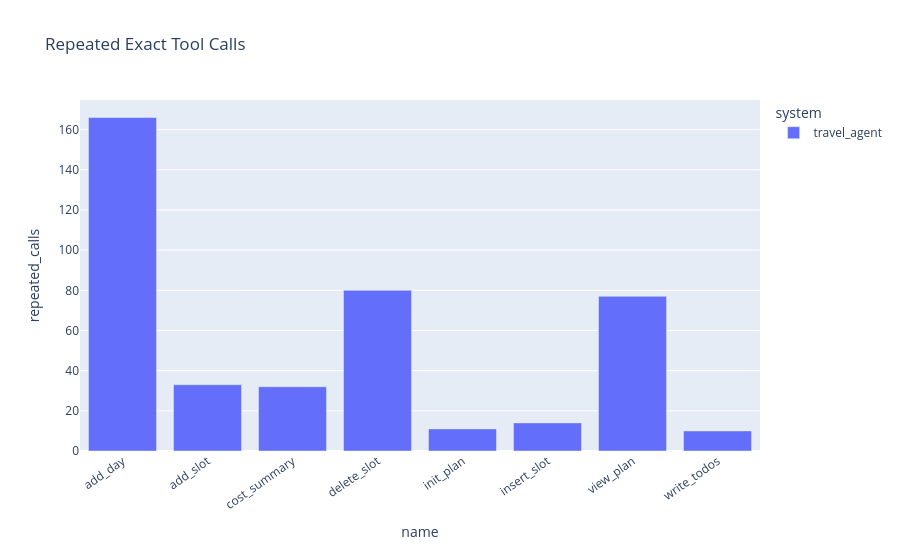

Notebook cell for this chart:
### Markdown cell above
## 3. Repeated Tool Calls

### Code cell
travel_dupes = (
    travel_runs.groupby(["thread_id", "name", "args_norm"])
    .agg(count=("id", "size"), first_call=("call_index", "min"), last_call=("call_index", "max"), example_args=("tool_args", "first"), root_run_id=("root_run_id", "first"))
    .reset_index()
    .query("count > 1")
    .sort_values("count", ascending=False)
)
baseline_dupes = (
    baseline_tools.groupby(["thread_id", "name", "args_norm"])
    .agg(count=("name", "size"), first_call=("call_index", "min"), last_call=("call_index", "max"), example_args=("tool_args", "first"), root_run_id=("root_run_id", "first"))
    .reset_index()
    .query("count > 1")
    .sort_values("count", ascending=False)
)

display(Markdown("### TravelPlanner repeated exact tool calls"))
display(travel_dupes.head(50))
display(Markdown("### Baseline repeated exact Tavily calls"))
display(baseline_dupes.head(50))

rep_summary = pd.concat([
    travel_dupes.assign(system="travel_agent"),
    baseline_dupes.assign(system="baseline"),
], ignore_index=True)
if not rep_summary.empty:
    fig = px.bar(rep_summary.groupby(["system", "name"]).agg(repeated_groups=("args_norm", "size"), repeated_calls=("count", "sum")).reset_index(),
                 x="name", y="repeated_calls", color="system", barmode="group", title="Repeated Exact Tool Calls")
    fig.update_layout(height=550, xaxis_tickangle=-35)
    fig.show()

### Figure 1 — Plotly figure (JSON) as saved in the notebook; plotly's stock layout.template omitted (floating-point values rounded to 4 significant figures)
{"data": [{"alignmentgroup": "True", "hovertemplate": "system=travel_agent<br>name=%{x}<br>repeated_calls=%{y}<extra></extra>", "legendgroup": "travel_agent", "marker": {"color": "#636efa", "pattern": {"shape": ""}}, "name": "travel_agent", "offsetgroup": "travel_agent", "orientation": "v", "showlegend": true, "textposition": "auto", "type": "bar", "x": ["add_day", "add_slot", "cost_summary", "delete_slot", "init_plan", "insert_slot", "view_plan", "write_todos"], "xaxis": "x", "y": [166, 33, 32, 80, 11, 14, 77, 10], "yaxis": "y"}], "layout": {"barmode": "group", "height": 550, "legend": {"title": {"text": "system"}, "tracegroupgap": 0}, "title": {"text": "Repeated Exact Tool Calls"}, "xaxis": {"anchor": "y", "domain": [0.0, 1.0], "tickangle": -35, "title": {"text": "name"}}, "yaxis": {"anchor": "x", "domain": [0.0, 1.0], "title": {"text": "repeated_calls"}}}}
